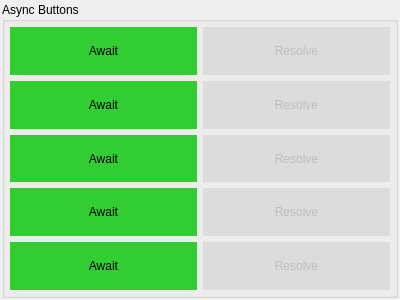
<?xml version="1.0" encoding="UTF-8"?>
<ui version="4.0">
 <class>AwaitWidget</class>
 <widget class="QWidget" name="AwaitWidget">
  <property name="geometry">
   <rect>
    <x>0</x>
    <y>0</y>
    <width>400</width>
    <height>300</height>
   </rect>
  </property>
  <property name="windowTitle">
   <string>AwaitWidget</string>
  </property>
  <property name="styleSheet">
   <string notr="true">QPushButton:disabled {
background-color:  gainsboro;
border: none;
}</string>
  </property>
  <layout class="QVBoxLayout" name="verticalLayout">
   <property name="leftMargin">
    <number>2</number>
   </property>
   <property name="topMargin">
    <number>2</number>
   </property>
   <property name="rightMargin">
    <number>2</number>
   </property>
   <property name="bottomMargin">
    <number>2</number>
   </property>
   <item>
    <widget class="QGroupBox" name="groupBox">
     <property name="title">
      <string>Async Buttons</string>
     </property>
     <layout class="QGridLayout" name="gridLayout">
      <property name="leftMargin">
       <number>5</number>
      </property>
      <property name="topMargin">
       <number>5</number>
      </property>
      <property name="rightMargin">
       <number>5</number>
      </property>
      <property name="bottomMargin">
       <number>5</number>
      </property>
      <item row="0" column="0">
       <widget class="QPushButton" name="pushButtonAwait1">
        <property name="sizePolicy">
         <sizepolicy hsizetype="Expanding" vsizetype="Expanding">
          <horstretch>0</horstretch>
          <verstretch>0</verstretch>
         </sizepolicy>
        </property>
        <property name="styleSheet">
         <string notr="true">QPushButton:enabled {
background-color:  limegreen;
border: none;
}
</string>
        </property>
        <property name="text">
         <string>Await</string>
        </property>
       </widget>
      </item>
      <item row="0" column="1">
       <widget class="QPushButton" name="pushButtonResolve1">
        <property name="enabled">
         <bool>false</bool>
        </property>
        <property name="sizePolicy">
         <sizepolicy hsizetype="Expanding" vsizetype="Expanding">
          <horstretch>0</horstretch>
          <verstretch>0</verstretch>
         </sizepolicy>
        </property>
        <property name="styleSheet">
         <string notr="true">QPushButton:enabled {
background-color:  orangered;
border: none;
}</string>
        </property>
        <property name="text">
         <string>Resolve</string>
        </property>
       </widget>
      </item>
      <item row="1" column="0">
       <widget class="QPushButton" name="pushButtonAwait2">
        <property name="sizePolicy">
         <sizepolicy hsizetype="Expanding" vsizetype="Expanding">
          <horstretch>0</horstretch>
          <verstretch>0</verstretch>
         </sizepolicy>
        </property>
        <property name="styleSheet">
         <string notr="true">QPushButton:enabled {
background-color:  limegreen;
border: none;
}
</string>
        </property>
        <property name="text">
         <string>Await</string>
        </property>
       </widget>
      </item>
      <item row="1" column="1">
       <widget class="QPushButton" name="pushButtonResolve2">
        <property name="enabled">
         <bool>false</bool>
        </property>
        <property name="sizePolicy">
         <sizepolicy hsizetype="Expanding" vsizetype="Expanding">
          <horstretch>0</horstretch>
          <verstretch>0</verstretch>
         </sizepolicy>
        </property>
        <property name="styleSheet">
         <string notr="true">QPushButton:enabled {
background-color:  orangered;
border: none;
}</string>
        </property>
        <property name="text">
         <string>Resolve</string>
        </property>
       </widget>
      </item>
      <item row="2" column="0">
       <widget class="QPushButton" name="pushButtonAwait3">
        <property name="sizePolicy">
         <sizepolicy hsizetype="Expanding" vsizetype="Expanding">
          <horstretch>0</horstretch>
          <verstretch>0</verstretch>
         </sizepolicy>
        </property>
        <property name="styleSheet">
         <string notr="true">QPushButton:enabled {
background-color:  limegreen;
border: none;
}
</string>
        </property>
        <property name="text">
         <string>Await</string>
        </property>
       </widget>
      </item>
      <item row="2" column="1">
       <widget class="QPushButton" name="pushButtonResolve3">
        <property name="enabled">
         <bool>false</bool>
        </property>
        <property name="sizePolicy">
         <sizepolicy hsizetype="Expanding" vsizetype="Expanding">
          <horstretch>0</horstretch>
          <verstretch>0</verstretch>
         </sizepolicy>
        </property>
        <property name="styleSheet">
         <string notr="true">QPushButton:enabled {
background-color:  orangered;
border: none;
}</string>
        </property>
        <property name="text">
         <string>Resolve</string>
        </property>
       </widget>
      </item>
      <item row="3" column="0">
       <widget class="QPushButton" name="pushButtonAwait4">
        <property name="sizePolicy">
         <sizepolicy hsizetype="Expanding" vsizetype="Expanding">
          <horstretch>0</horstretch>
          <verstretch>0</verstretch>
         </sizepolicy>
        </property>
        <property name="styleSheet">
         <string notr="true">QPushButton:enabled {
background-color:  limegreen;
border: none;
}
</string>
        </property>
        <property name="text">
         <string>Await</string>
        </property>
       </widget>
      </item>
      <item row="3" column="1">
       <widget class="QPushButton" name="pushButtonResolve4">
        <property name="enabled">
         <bool>false</bool>
        </property>
        <property name="sizePolicy">
         <sizepolicy hsizetype="Expanding" vsizetype="Expanding">
          <horstretch>0</horstretch>
          <verstretch>0</verstretch>
         </sizepolicy>
        </property>
        <property name="styleSheet">
         <string notr="true">QPushButton:enabled {
background-color:  orangered;
border: none;
}</string>
        </property>
        <property name="text">
         <string>Resolve</string>
        </property>
       </widget>
      </item>
      <item row="4" column="0">
       <widget class="QPushButton" name="pushButtonAwait5">
        <property name="sizePolicy">
         <sizepolicy hsizetype="Expanding" vsizetype="Expanding">
          <horstretch>0</horstretch>
          <verstretch>0</verstretch>
         </sizepolicy>
        </property>
        <property name="styleSheet">
         <string notr="true">QPushButton:enabled {
background-color:  limegreen;
border: none;
}
</string>
        </property>
        <property name="text">
         <string>Await</string>
        </property>
       </widget>
      </item>
      <item row="4" column="1">
       <widget class="QPushButton" name="pushButtonResolve5">
        <property name="enabled">
         <bool>false</bool>
        </property>
        <property name="sizePolicy">
         <sizepolicy hsizetype="Expanding" vsizetype="Expanding">
          <horstretch>0</horstretch>
          <verstretch>0</verstretch>
         </sizepolicy>
        </property>
        <property name="styleSheet">
         <string notr="true">QPushButton:enabled {
background-color:  orangered;
border: none;
}</string>
        </property>
        <property name="text">
         <string>Resolve</string>
        </property>
       </widget>
      </item>
     </layout>
    </widget>
   </item>
  </layout>
 </widget>
 <layoutdefault spacing="6" margin="11"/>
 <resources/>
 <connections/>
</ui>
